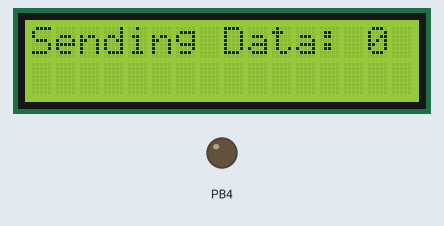
Bench run of a program on a simulated ATmega16, built with avr-gcc and emulated at 8 MHz. On the bench: 16×2 character LCD, output pins drawn as LEDs (lit = HIGH). Wiring (inferred from the names in the program): character LCD (HD44780): RS PC1; R/W PC2; E PC3; data PC4, PC5, PC6, PC7. Pins used as bus, display or sensor lines are not drawn.

Above: at 0.8 s.
At 4.9 s:
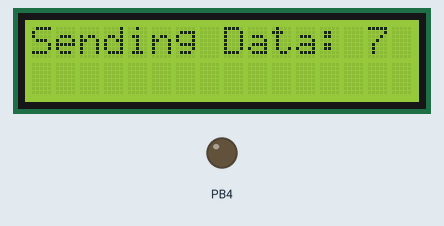
At 10.1 s:
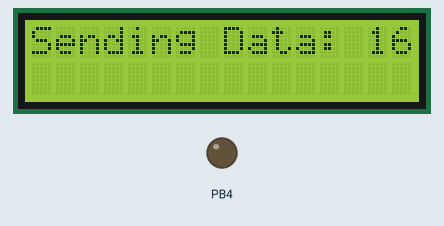
At 20.0 s:
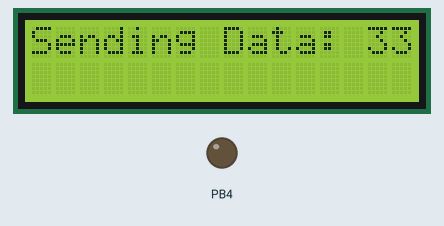
At 29.4 s:
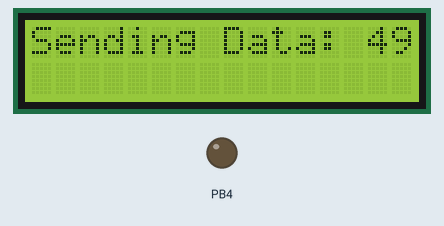
At 39.3 s:
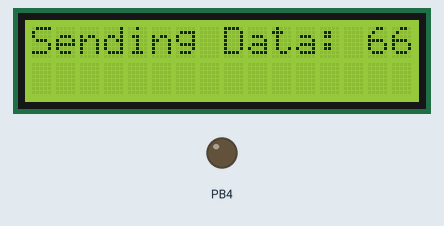

Measured:
- what the display in image 0 shows lasts 0.6 s, from 0.7 s to 1.3 s

The program:

main.c
```c
/*
 * SPI me.c
 *
 * Created: 9/19/2018 3:42:43 PM
 * Author : MD MASUM BILLAH
 */


#include <avr/io.h>
#include <stdio.h>
#include "lcd.h"

char lcd[16];
void SPI_Master_Init()
{
	DDRB |= (1<<4)|(1<<5)|(1<<7);
	SPCR |= (1<<SPE)|(1<<MSTR)|(1<<SPR0);
}

void Master_Tx( unsigned char data)
{
	SPDR = data;
	while(!(SPSR & (1<<SPIF)));
}

int main(void)
{

	SPI_Master_Init();
	LCDInit();

	int count = 0;

	while (1)
	{
		Master_Tx(count);
		sprintf(lcd,"Sending Data: %d",count);
		LCDGotoXY(1,1);
		LCDString(lcd);
		count++;
		_delay_ms(500);
	}


}
```

lcd.c
```c
#include "lcd.h"

void LCDInit()
{

	LCD_CONTROL_DIRECTION |= (1<<LCD_RS); //Set DDRC_Of_RS as OUTPUT Pin.
	LCD_CONTROL_DIRECTION |= (1<<LCD_RW); //Set DDRC_Of_RW as OUTPUT Pin.
	LCD_CONTROL_DIRECTION |= (1<<LCD_E); //Set DDRC_Of_E as OUTPUT Pin.

	LCD_DATA_DIRECTION |= (1<<LCD_D4); //Set DDRC_Of_D4 as OUTPUT Pin.
	LCD_DATA_DIRECTION |= (1<<LCD_D5); //Set DDRC_Of_D5 as OUTPUT Pin.
	LCD_DATA_DIRECTION |= (1<<LCD_D6); //Set DDRC_Of_D6 as OUTPUT Pin.
	LCD_DATA_DIRECTION |= (1<<LCD_D7); //Set DDRC_Of_D7 as OUTPUT Pin.


	LCD_CONTROL_PORT &= ~(1<<LCD_RS); //PORT_Of_RS goes to LOW for Command Mode
	LCD_CONTROL_PORT &= ~(1<<LCD_E); //Clear of PORT_Of_E (Initialize stage is zero)
	_delay_ms(150);

	LCDSendCmd4BIT(0x03); // 8-bit data length (Repeat 3-times for clear lcd memory)
	_delay_ms(150);
	LCDSendCmd4BIT(0x03); // 8-bit data length (Repeat 3-times for clear lcd memory)
	_delay_ms(150);
	LCDSendCmd4BIT(0x03); // 8-bit data length (Repeat 3-times for clear lcd memory)
	_delay_ms(150);

	LCDSendCmd4BIT(0x02); 	//Set to 4 bit operation
	LCDSendCmd(0x28);		//function set, 4 line, 8-bit, character size=5x7
	//LCDClear();				//clear display (0x01)
	//LCDOff();				//turn off the LCD (0x08)
	LCDOn();				//turn on the LCD (0x0C)
	LCDSendCmd(0x06); 		//Sets mode to increment the address by one and to shift the cursor to the right at the time of write to the DD/CGRAM.
	LCDSendCmd(DDRAM_PTR); 	//set DDRAM Address (0x80)
}


void LCDGotoXY(unsigned char x,unsigned char y)
{
	if(y == 1)
	{
		LCDSendCmd(DDRAM_PTR + LINE1_ADDR + x-1);
	}
	else if(y == 2)
	{
		LCDSendCmd(DDRAM_PTR + LINE2_ADDR + x-1);
	}
	else if(y == 3)
	{
		LCDSendCmd(DDRAM_PTR + LINE3_ADDR + x-1);
	}
	else if(y == 4)
	{
		LCDSendCmd(DDRAM_PTR + LINE4_ADDR + x-1);
	}
}

void LCDSendCmd(unsigned char ucCmd)
{
	//LCD_RS=LCD_cmd;
	LCD_CONTROL_PORT &= ~(1<<LCD_RS);

	LCDSendCmd4BIT(ucCmd>>4);
	LCDSendCmd4BIT(ucCmd);
}


void LCDSendData (unsigned char ucData)
{
	//LCD_RS=LCD_data;
	LCD_CONTROL_PORT |= (1<<LCD_RS);

	LCDSendCmd4BIT(ucData>>4);
	LCDSendCmd4BIT(ucData);
}


void LCDSendCmd4BIT(unsigned char ucCmd)
{

	if(ucCmd&0x01) LCD_DATA_PORT |= (1<<LCD_D4);
	else LCD_DATA_PORT &= ~(1<<LCD_D4);

	if(ucCmd&0x02) LCD_DATA_PORT |= (1<<LCD_D5);
	else LCD_DATA_PORT &= ~(1<<LCD_D5);

	if(ucCmd&0x04) LCD_DATA_PORT |= (1<<LCD_D6);
	else LCD_DATA_PORT &= ~(1<<LCD_D6);

	if(ucCmd&0x08) LCD_DATA_PORT |= (1<<LCD_D7);
	else LCD_DATA_PORT &= ~(1<<LCD_D7);

	LCD_CONTROL_PORT |= (1<<LCD_E);
	LCD_CONTROL_PORT &= ~(1<<LCD_E);

	_delay_ms(2);
}


void LCDPutchar(char c)
{
	LCDSendData(c);
}


void LCDString(char *msg)
{
	uint8_t len = 0;

	while(*msg)
	{
		LCDPutchar(*msg);
		msg++;
		len++;
	}

	while(LCD_MAX_CHAR_IN_LINE - len)
	{
		LCDPutchar(0x20); // Space
		len++;
	}

}


void LCDShowCursor()
{
	LCDSendCmd(0x0E); // Display on, Cursor On and Blink On;
}


void LCDHideCursor()
{
	LCDSendCmd(0x0C); // Display on, Cursor Off and Blink Off;
}


void LCDRefresh()
{

	//LCD_RS= LCD_cmd;
	LCD_CONTROL_PORT &= ~(1<<LCD_RS);
	//LCD_E = LCD_DISABLE;
	LCD_CONTROL_PORT &= ~(1<<LCD_E);

	_delay_ms(2);

	LCDSendCmd4BIT(0x03);
	_delay_ms(2);

	LCDSendCmd4BIT(0x03);
	_delay_ms(2);

	LCDSendCmd4BIT(0x03);
	_delay_ms(2);

	LCDSendCmd4BIT(0x02);
	_delay_ms(2);

	LCDSendCmd(0x28);		//function set, 4 line, 8-bit, character size=5x7
	LCDSendCmd(0x02 );
	LCDOn();				//turn on the LCD
	LCDSendCmd(0x06);
	LCDSendCmd(DDRAM_PTR); 	//set DDRAM Address
}
```

lcd.h
```c
#define F_CPU 8000000UL

#include <avr/io.h>		// include I/O definitions (port names, pin names, etc)
#include <util/delay.h>


#define LCD_CONTROL_PORT			PORTC
#define LCD_CONTROL_DIRECTION		DDRC
#define LCD_DATA_PORT				PORTC
#define LCD_DATA_DIRECTION			DDRC
#define LCD_RS 						1	//LCD PIN 4
#define LCD_RW						2	//LCD PIN 5 connect to GND.
#define LCD_E 						3	//LCD PIN 6
#define LCD_D4						4	//LCD PIN 11
#define LCD_D5						5	//LCD PIN 12
#define LCD_D6						6	//LCD PIN 13
#define LCD_D7						7	//LCD PIN 14


#define LCD_MAX_CHAR_IN_LINE 		20


#define LCD_cmd							0 //RS=0 for command mode.
#define LCD_data						1 //RS=1 for command mode.

#define LCD_ENABLE 						1 //LCD Enable(E) set 0-to-1 for executing the current instruction
#define LCD_DISABLE 					0 //LCD Enable(E) set 0-to-1 for executing the current instruction


//Entry modes, use at initialization
#define LCD_CURSOR_SHIFT_LEFT_MODE		0x04// 0000 0100
#define LCD_DISPLAY_SHIFT_LEFT_MODE		0x05// 0000 0101
#define LCD_CURSOR_SHIFT_RIGHT_MODE		0x06// 0000 0110
#define LCD_DISPLAY_SHIFT_RIGHT_MODE	0x07// 0000 0111


//DDRAM Addresses
#define DDRAM_PTR  0x80   // Address Display Data RAM pointer
#define LINE1_ADDR 0x00   // Start of line 1 in the DD-Ram
#define LINE2_ADDR 0x40   // Start of line 2 in the DD-Ram
#define LINE3_ADDR 0x14   // Start of line 3 in the DD-Ram
#define LINE4_ADDR 0x54   // Start of line 4 in the DD-Ram


//Display modes, use at initialization
#define LCDOff()				LCDSendCmd(0x08)
#define LCDOn()					LCDSendCmd(0x0C)
#define LCDCursorOff()			LCDSendCmd(0x0C)
#define LCDCursorNoBlink()		LCDSendCmd(0x0E)
#define LCDCursorBlink()		LCDSendCmd(0x0F)
#define LCDClear()				LCDSendCmd(0x01); _delay_ms(10)
#define LCDCursorHome()			LCDSendCmd(0x02)
#define LCDCursorLeft()			LCDSendCmd(0x10)
#define LCDCursorRight()		LCDSendCmd(0x14)
#define LCDDisplayShiftLeft()	LCDSendCmd(0x1C)
#define LCDDisplayShiftRight()	LCDSendCmd(0x18)


void LCDSendCmd4BIT(unsigned char ucCmd);

void LCDSendCmd(unsigned char ucCmd);
void LCDSendData (unsigned char ucData);

void LCDGotoXY(unsigned char x,unsigned char y);

void LCDInit(void);

void LCDString(char *msg);

void LCDShowCursor(void);

void LCDHideCursor(void);

void LCDRefresh(void);

void LCDPutchar(char c);
```
